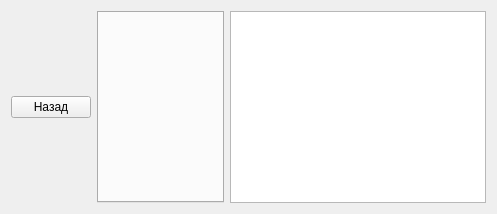
          <widget class="QWidget" name="page_3">
           <layout class="QHBoxLayout" name="horizontalLayout_5">
            <item>
             <widget class="QPushButton" name="pushButton_GoBack_2">
              <property name="text">
               <string>Назад</string>
              </property>
             </widget>
            </item>
            <item>
             <widget class="QTabWidget" name="tabWidget_2">
              <property name="sizePolicy">
               <sizepolicy hsizetype="MinimumExpanding" vsizetype="Expanding">
                <horstretch>0</horstretch>
                <verstretch>0</verstretch>
               </sizepolicy>
              </property>
              <property name="currentIndex">
               <number>-1</number>
              </property>
             </widget>
            </item>
            <item>
             <widget class="QTableWidget" name="view_2">
              <property name="enabled">
               <bool>true</bool>
              </property>
              <property name="sizePolicy">
               <sizepolicy hsizetype="Minimum" vsizetype="Expanding">
                <horstretch>0</horstretch>
                <verstretch>0</verstretch>
               </sizepolicy>
              </property>
              <property name="minimumSize">
               <size>
                <width>0</width>
                <height>0</height>
               </size>
              </property>
              <property name="baseSize">
               <size>
                <width>0</width>
                <height>0</height>
               </size>
              </property>
              <property name="acceptDrops">
               <bool>false</bool>
              </property>
              <property name="layoutDirection">
               <enum>Qt::LeftToRight</enum>
              </property>
              <property name="frameShape">
               <enum>QFrame::StyledPanel</enum>
              </property>
             </widget>
            </item>
           </layout>
          </widget>
